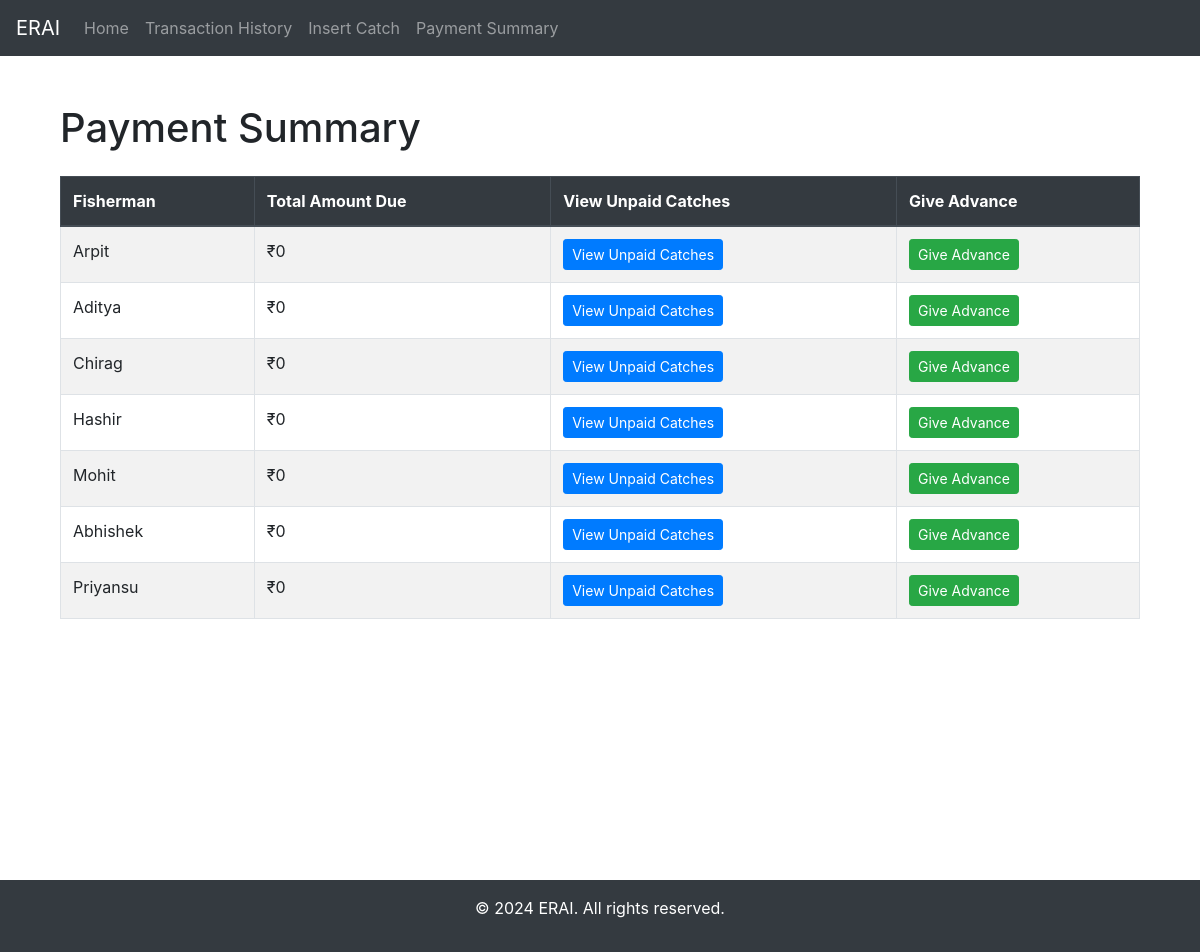
The page /payment_summary/ on the database its author committed.
### myApp/models.py (models this page shows, shortened)
class Fisherman(models.Model):
    name = models.CharField(max_length=255)
    phone_number = models.CharField(max_length=20)
    def calculate_total_due(self):
        return sum(catch.weight * catch.fish.price for catch in self.catch_set.filter(is_paid=False))
    @staticmethod
    def get_payment_summary():
        fishermen = Fisherman.objects.all()
        payment_summary = []
        for fisherman in fishermen:
            total_due = fisherman.calculate_total_due()
            payment_summary.append({
                'fisherman_id': fisherman.id,
                'name': fisherman.name,
                'total_due': total_due,
                'is_paid': total_due == 0
            })
        payment_summary.sort(key=lambda x: x['is_paid'])
        return payment_summary

### myApp/views.py (the view)
# urls.py: path("payment_summary/",payment_summary_view,name="payment_summary"),
def payment_summary_view(request):
    payment_summary = Fisherman.get_payment_summary()
    return render(request, 'payment_summary.html', {'payment_summary': payment_summary})

### myApp/templates/payment_summary.html (shortened to what this page needs)
{% extends 'base.html' %}
{% block content %}
<div class="container mt-4">
    <h1 class="mb-4">Payment Summary</h1>
    <table class="table table-striped table-bordered">
        <thead class="thead-dark">
            <tr>
                <th>Fisherman</th>
                <th>Total Amount Due</th>
                <th>View Unpaid Catches</th>
                <th>Give Advance</th>
            </tr>
        </thead>
        <tbody>
            {% for entry in payment_summary %}
                <tr>
                    <td>{{ entry.name }}</td>
                    <td>₹{{ entry.total_due }}</td>
                    <td>
                            <a href="{% url 'unpaid_catches' entry.fisherman_id %}" class="btn btn-primary btn-sm">View Unpaid Catches</a>
                    </td>
                    <td>
                        <a href="{% url 'give_advance' entry.fisherman_id %}" class="btn btn-success btn-sm">Give Advance</a>
                    </td>
                </tr>
            {% endfor %}
        </tbody>
    </table>
</div>
{% endblock %}

### myApp/templates/base.html (style rules this page uses)
html, body { height: 100%; margin: 0; }

### rows shown on the page
Fisherman: name "Arpit"
Fisherman: name "Aditya"
Fisherman: name "Chirag"
Fisherman: name "Hashir"
Fisherman: name "Mohit"
Fisherman: name "Abhishek"
Fisherman: name "Priyansu"

### other values the page prints
{{ entry.total_due }} "0" "0" "0" "0" "0" "0" "0"
